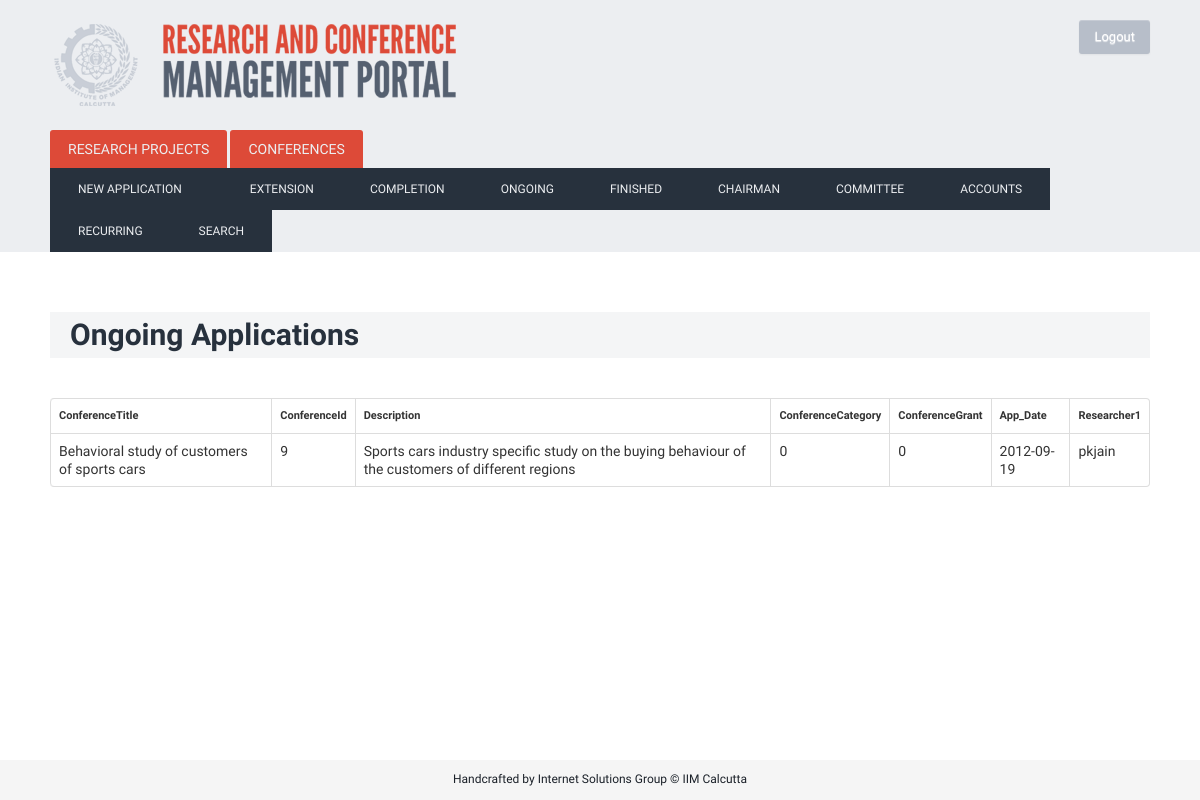
The app's page /index.php/conf_ongoing (signed in) with its own data.
### tables this page shows
CREATE TABLE IF NOT EXISTS `conference` (
  `ConferenceTitle` varchar(400) NOT NULL,
  `ConferenceId` int(200) NOT NULL AUTO_INCREMENT,
  `Description` varchar(2000) NOT NULL,
  `App_Date` date NOT NULL,
  `Start_Date` date NOT NULL,
  `End_Date` date NOT NULL,
  `Researcher1` varchar(80) NOT NULL,
  `ConferenceCategory` text NOT NULL,
  `ConferenceGrant` int(11) NOT NULL,
  `CStatus` varchar(50) NOT NULL,
  `Block_number` bigint(100) NOT NULL DEFAULT '0' COMMENT 'first block 1st jan 2001- each block of 3 years; 0 for student',
  PRIMARY KEY (`ConferenceId`),
  UNIQUE KEY `ProjectId` (`ConferenceId`),
  UNIQUE KEY `ProjectId_2` (`ConferenceId`)
);

### index.php (called while the page is built, shortened)
<?php
require_once BASEPATH.'core/CodeIgniter.php';

### application/models/conference_model.php (called while the page is built, shortened)
<?PHP
class Conference_model extends CI_Model {
		 function conference_status($status)
		 {
		 	$queryStr='SELECT * FROM conference WHERE CStatus = "'.$status.'";';
		 	$query = $this->db->query($queryStr);
		 	return $query;
		 }
}
?>

### application/controllers/Conf_ongoing.php (the view, shortened to what this page needs)
<?PHP
class Conf_ongoing extends CI_Controller {
	function index()
		{
			$data['myClass']=$this;
					$data['action']=0;
					if($_SESSION['usertype']==1){
						$this->load->view('layout',$data);
					} elseif ($_SESSION['usertype']==2){
						$this->load->view('layoutComm',$data);
					} elseif($_SESSION['usertype']==3){
						$this->load->view('layoutChairman',$data);
					}
		}
	function load_php()
				{
				echo '<h1> Ongoing Applications </h1>';
				$this->load->model('conference_model');
				$status='approved';
				$Query= $this->conference_model->conference_status($status);
				echo '<TABLE class="table table-bordered">';
				echo '<TR><TD><h4>ConferenceTitle</h4></TD><TD><h4>ConferenceId</h4></TD><TD><h4>Description</h4></TD><TD><h4>ConferenceCategory</TD><TD><h4>ConferenceGrant</TD><TD><h4>App_Date</TD><TD><h4>Researcher1 </h1>';
					 foreach($Query->result() as $row)
					 {
						 echo '<TR><TD>';
						 print $row->ConferenceTitle;
						 echo '</TD><TD>';
						 print $row->ConferenceId;
						 echo '</TD><TD>';
						 print $row->Description;
						 echo '</TD><TD>';
						 print $row->ConferenceCategory;
						 echo '</TD><TD>';
						 print $row->ConferenceGrant;
						 echo '</TD><TD>';
						 print $row->App_Date;
						 echo '</TD><TD>';
						 print $row->Researcher1;
					 }
				echo '</TABLE>';
				}
	}
?>

### static/css/custom.css (style rules this page uses)
html, body { height: 100%; }
body { background: url('/static/img/denim.png'); font-family: 'Droid Sans', sans-serif; font-weight: normal; font-size: 14px; line-height: 1.6; }
h4 { font-size: 11px; }
h1 { color: #27313D; margin-top: 60px; margin-bottom: 40px; font-weight: bold; background: #F4F5F6; padding: 5px 20px; }

### records on screen
conference: ConferenceTitle "Behavioral study of customers of sports cars", ConferenceId "9", Description "Sports cars industry specific study on the buying behaviour of the customers of different regions", ConferenceCategory "0", ConferenceGrant "0", App_Date "2012-09-19", Researcher1 "pkjain"
